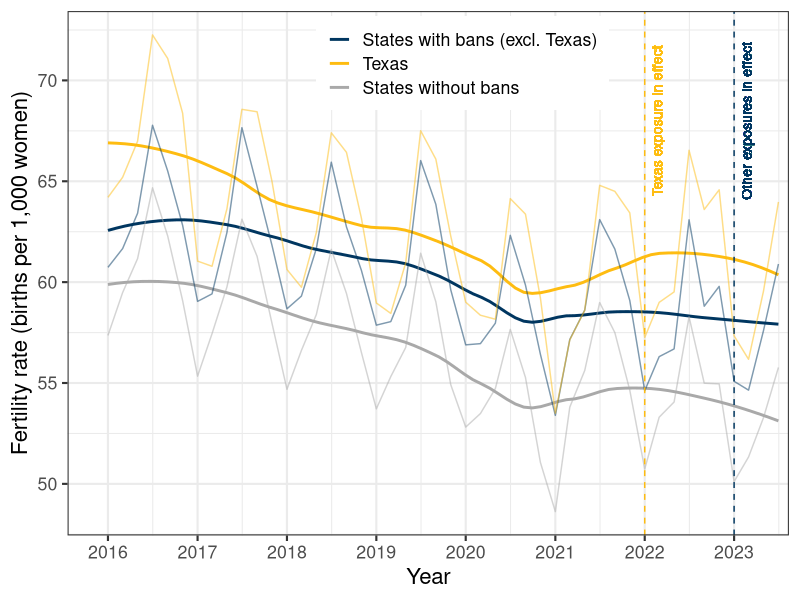
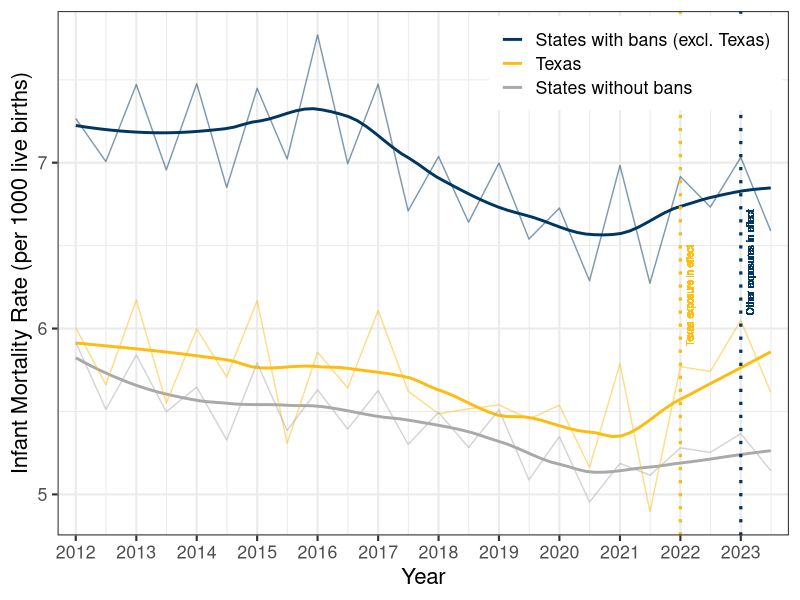
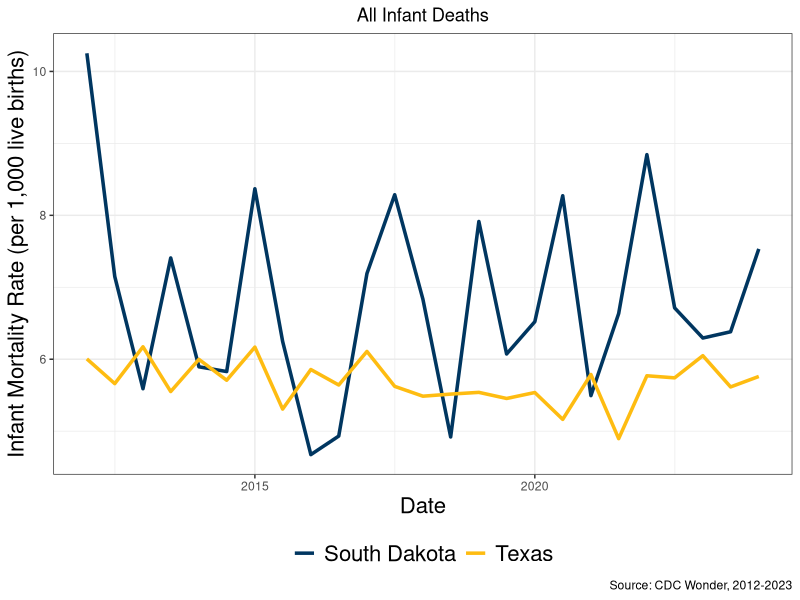
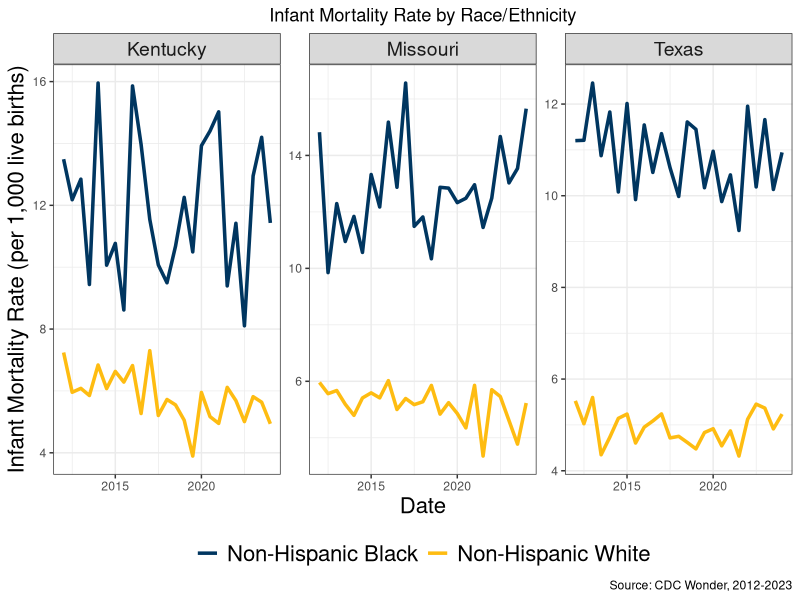

These figures' R source, in order:
## ---- chunk 1
library(tidyverse)
infant_mortality <- read_csv("data/dobbsbiannualbirthsdeaths_11_08_24.csv") |>
    filter(year >= 2012) |>
    mutate(date = lubridate::ymd(paste0(year, "-", ifelse(bacode == 1, "1", "7"), "-01")))
## ---- chunk 2
df <- read_csv("data/fertility_df.csv")
df |>
  mutate(
          start_date = ym(paste(year, "-", bmcode * 2 - 1)),
          end_date = start_date + months(2) - days(1)
        ) -> df


fill_in_missing_denoms <- function(dat) {
    pop_index_2022 <- which.max(dat$year == 2022)
    pop_index_2021 <- which.max(dat$year == 2021)
    dat %>% mutate_at(vars(contains("pop")), ~ ifelse(is.na(.), .[pop_index_2022]^2 / .[pop_index_2021], .))
}

## Hacky imputation
df <- df %>%
    group_by(state) %>%
    group_modify(~ fill_in_missing_denoms(.)) %>%
    ungroup()

df$time <- lubridate::ymd(paste0(df$year, "-", 2*df$bmcode-1, "-01"))
df <- df %>% filter(time <= "2024-07-01" & time >= "2016-01-01") 
df$dobbs_code <- df$dobbscodev2
df <- df %>% group_by(state) %>% fill(exposed_births, .direction="down") %>% ungroup()
df <- df %>% group_by(state) %>% fill(exposed_infdeaths, .direction="down") %>% ungroup()

df %>% group_by(state) %>%
  mutate(ban = ifelse(any(exposed_births == 1), "Exposed (excl. Texas)", "Unexposed")) %>%
  mutate(ban = ifelse(is.na(ban), "Unexposed", ban)) %>% 
  mutate(ban = ifelse(state == "Texas", "Texas", ban)) %>%
  group_by(ban, time) %>% 
  summarize(births_total = sum(births_total), pop_total=sum(pop_total), exposed_births=mean(exposed_births)) %>% 
  mutate(birthrate = births_total/pop_total*1000*6) %>%
  ungroup() %>% 
  ggplot() + 
  geom_smooth(aes(x=time, y=birthrate, col=ban), span=0.5, se=FALSE) + 
  geom_line(aes(x=time, y=birthrate, col=ban), alpha=0.5) +
  theme_bw(base_size=16) + 
  theme(legend.position = c(0.75, 0.99), legend.justification = c(1, 1),
  #legend.background = element_blank(),  # Make legend background transparent
  legend.title = element_blank()  ) +
  scale_color_manual(values=c("#003660", "#FEBC11", "dark gray"),
                      labels=c("States with bans (excl. Texas)", "Texas", "States without bans")) + 
                
  ylab("Fertility rate (births per 1,000 women)") + xlab("Year") +
  scale_x_date(
      date_breaks = "1 year",  # Set axis labels at yearly intervals
      date_labels = "%Y",
      limits=c(as.Date("2015-12-01"), as.Date("2023-08-01"))
  ) + guides(linetype="none") +
  geom_vline(xintercept=lubridate::date("2022-01-01"), color="#FEBC11", linetype="dashed") +
  geom_vline(xintercept=lubridate::date("2023-01-01"), color="#003660", linetype="dashed") +
  geom_text(x=lubridate::date("2022-02-01"), y=68, label="Texas exposure in effect", vjust=1, 
  angle=90, color="#FEBC11", size=3.5) + 
  geom_text(x=lubridate::date("2023-02-01"), y=68, label="Other exposures in effect", vjust=1, 
  angle=90, color="#003660", size = 3.5) + 
  # 12.5))
  coord_cartesian(xlim=c(as.Date("2015-12-01"), as.Date("2023-04-01")))

## ---- chunk 3
df <- read_csv("data/mortality_df.csv")
aggregations <- read_csv("data/dobbs_aggregate_data.csv")

df$time <- paste(df$year, df$bacode * 6 - 5, "01", sep="-") %>% ymd()
aggregations$time <- paste(aggregations$year, aggregations$bacode * 6 - 5, "01", sep="-") %>% ymd()
df <- df %>% filter(time >= "2012-01-01")
aggregations <- aggregations %>% filter(time >= "2012-01-01")

df |>
  mutate(
          start_date = ym(paste(year, "-", bacode * 6 - 5)),
          end_date = start_date + months(6) - days(1)
        ) -> df


fill_in_missing_denoms <- function(dat) {
    pop_index_2022 <- which.max(dat$year == 2022)
    pop_index_2021 <- which.max(dat$year == 2021)
    dat %>% mutate_at(vars(contains("pop")), ~ ifelse(is.na(.), .[pop_index_2022]^2 / .[pop_index_2021], .))
}

## Hacky imputation
df <- df %>%
    group_by(state) %>%
    group_modify(~ fill_in_missing_denoms(.)) %>%
    ungroup()

df$dobbs_code <- df$dobbscodev2
df <- df %>% group_by(state) %>% fill(exposed_infdeaths, .direction="down") %>% ungroup()

df <- df %>% group_by(state) %>% fill(exposed_infdeaths, .direction="down") %>% ungroup()
df <- df %>% group_by(state) %>% mutate(ban = ifelse(any(exposed_infdeaths == 1, na.rm=TRUE), TRUE, FALSE))


df$births_con <- df$births_noncon <- df$births_total

df$births_neo <- df$births_nonneo <- df$births_total
df$deaths_nonneo <- df$deaths_total - df$deaths_neo

agg_births <- df %>% select(state, year, bacode, time, starts_with("births"), exposed_infdeaths) %>% 
    group_by(state) %>%
    mutate(ban = ifelse(any(exposed_infdeaths == 1), "Exposed (excl. Texas)", "Unexposed")) %>%
    mutate(ban = ifelse(is.na(ban), "Unexposed", ban)) %>% 
    mutate(ban = ifelse(state == "Texas", "Texas", ban)) %>% 
    ungroup() %>% 
    pivot_longer(starts_with("births"), names_pattern="births_(.*)", names_to="category", values_to="births") %>%
    group_by(ban, time, category) %>% 
    summarize(births=sum(births)) %>% ungroup() %>% 
    mutate(state = ban)

agg_deaths <- df %>% select(-starts_with("births")) %>% 
    filter(state == "Texas") %>% bind_rows(aggregations %>% mutate(state = expcat)) %>% 
    pivot_longer(cols=starts_with("deaths"), names_pattern = "deaths_(.*)", names_to="category", values_to="deaths") %>%
    select(time, category, deaths, state, exposed_infdeaths) %>%
    mutate(state = recode(state, "exp"="Exposed (excl. Texas)", "Texas"="Texas", "unexp"="Unexposed"))

agg_df <- left_join(agg_deaths, agg_births, by=c("state", "time", "category"))

agg_df_total <- agg_df %>% mutate(mortality_rate = deaths / births * 1000) %>%
  filter(category == "total") %>%
  mutate(ban = (time >= "2022-07-01") & (state == "Texas") | 
               (time >= "2023-01-01") & (state == "Exposed (excl. Texas)"))



agg_df_total <- agg_df_total %>% arrange(time)


## span = 0.5
smooth_texas <- predict(loess(mortality_rate ~ as.numeric(time), data = agg_df_total %>% filter(state == "Texas") %>% arrange(time), span=0.5))
smooth_unexposed <- predict(loess(mortality_rate ~ as.numeric(time), data = agg_df_total %>% filter(state == "Unexposed") %>% arrange(time), span=0.5))
smooth_exposed <- predict(loess(mortality_rate ~ as.numeric(time), data = agg_df_total %>% filter(state == "Exposed (excl. Texas)") %>% arrange(time), span=0.5))


agg_df_total$smooth <- numeric(nrow(agg_df_total))

agg_df_total$smooth[agg_df_total$state == "Texas"] <- smooth_texas
agg_df_total$smooth[agg_df_total$state == "Exposed (excl. Texas)"] <- smooth_exposed
agg_df_total$smooth[agg_df_total$state == "Unexposed"] <- smooth_unexposed


tmp_tx <- agg_df_total %>% filter(state == "Texas", time == "2022-07-01")
tmp_tx$ban = FALSE
tmp_exp <- agg_df_total %>% filter(state == "Exposed (excl. Texas)", time == "2023-01-01")
tmp_exp$ban = FALSE
agg_df_total <- bind_rows(agg_df_total, tmp_tx, tmp_exp)
agg_df_total <- agg_df_total %>% arrange(time)

agg_df_total %>%
  ggplot() + 
  geom_smooth(aes(x=time, y=mortality_rate, col=state), span=0.5, se=FALSE) + 
  geom_line(aes(x=time, y=mortality_rate, col=state), alpha=0.5) +
  theme_bw(base_size=16) + 
  theme(legend.position = c(0.99, 0.99), legend.justification = c(1, 1),
  #legend.background = element_blank(),  # Make legend background transparent
  legend.title = element_blank()  ) +
  scale_color_manual(values=c("#003660", "#FEBC11", "dark gray"),
                      labels=c("States with bans (excl. Texas)", "Texas", "States without bans")) + 
                
  ylab("Infant Mortality Rate (per 1000 live births)") + xlab("Year") +
  scale_x_date(
      date_breaks = "1 year",  # Set axis labels at yearly intervals
      date_labels = "%Y",
      limits=c(as.Date("2012-01-01"), as.Date("2023-08-01"))
  ) + guides(linetype="none") +
  geom_vline(xintercept=lubridate::date("2022-01-01"), color="#FEBC11", linetype="dotted", size=1.1) +
  geom_vline(xintercept=lubridate::date("2023-01-01"), color="#003660", linetype="dotted",size=1.1) +
  geom_text(x=lubridate::date("2022-02-01"), y=6.2, label="Texas exposure in effect", vjust=1, 
  angle=90, color="#FEBC11", size=2.5) + 
  geom_text(x=lubridate::date("2023-02-01"), y=6.4, label="Other exposures in effect", vjust=1, 
  angle=90, color="#003660", size = 2.5) +
  coord_cartesian(xlim=c(as.Date("2012-04-01"), as.Date("2023-04-01")))

## ---- chunk 4
infant_mortality |>
    filter(state %in% c("Texas", "South Dakota")) |>
    ggplot(aes(x = date, y = deaths_total / births_total * 1000, color = state)) +
    geom_line(size = 1.2) +
    theme_bw() +
    theme(
        legend.position = "bottom",
        legend.title = element_blank(),
        plot.title = element_text(hjust = 0.5),
        axis.title = element_text(size = 16),
        legend.text = element_text(size = 16)
    ) +
    scale_color_manual(values = c("#003660", "#FEBC11")) +
    labs(
        title = "All Infant Deaths",
        x = "Date",
        y = "Infant Mortality Rate (per 1,000 live births)",
        caption = "Source: CDC Wonder, 2012-2023"
    )
## ---- chunk 5
# Plot comparing NH Black and NH White infant mortality rates
infant_mortality |>
    filter(state %in% c("Texas", "Kentucky", "Missouri")) |>
    select(date, state, deaths_nhblack, deaths_nhwhite, births_nhblack, births_nhwhite) |>
    pivot_longer(
        cols = c(deaths_nhblack, deaths_nhwhite, births_nhblack, births_nhwhite),
        names_to = c(".value", "race"),
        names_pattern = "(.+)_(.+)"
    ) |>
    mutate(
        rate = deaths / births * 1000,
        race = case_when(
            race == "nhblack" ~ "Non-Hispanic Black",
            race == "nhwhite" ~ "Non-Hispanic White"
        )
    ) |>
    ggplot(aes(x = date, y = rate, color = race)) +
    geom_line(size = 1.2) +
    facet_wrap(~state, scales = "free_y") +
    theme_bw() +
    theme(
        legend.position = "bottom",
        legend.title = element_blank(),
        plot.title = element_text(hjust = 0.5),
        axis.title = element_text(size = 16),
        legend.text = element_text(size = 16),
        strip.text = element_text(size = 14)
    ) +
    scale_color_manual(values = c("#003660", "#FEBC11")) +
    labs(
        title = "Infant Mortality Rate by Race/Ethnicity",
        x = "Date",
        y = "Infant Mortality Rate (per 1,000 live births)",
        caption = "Source: CDC Wonder, 2012-2023"
    )
